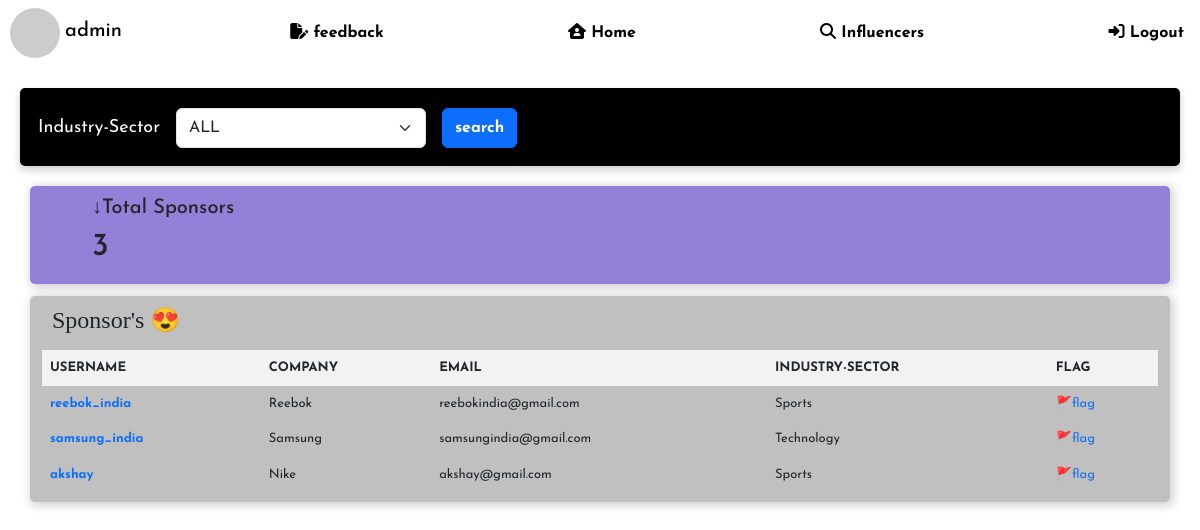
Screenshot of /admin/1/find/sponsors (signed in) with the database file from the repository.
### models.py (models this page shows)
class Admin(db.Model):
    id = db.Column(db.Integer, primary_key=True)
    username = db.Column(db.String(32), unique=True, nullable=False)
    passhash = db.Column(db.String(256), nullable=False)
    fullname = db.Column(db.String, nullable=True)
    email = db.Column(db.String, nullable=False, unique=True)
    is_admin = db.Column(db.Boolean, nullable=False, default=False)

class Sponsor(db.Model):
    id = db.Column(db.Integer, primary_key=True)
    username = db.Column(db.String, unique=True, nullable=False)
    passhash = db.Column(db.String(256), nullable=False)
    email = db.Column(db.String, nullable=False, unique=True)
    companyname = db.Column(db.String, nullable=False)
    industrysector = db.Column(db.String, nullable=False)
    companybackground = db.Column(db.String, nullable=False)
    profilepic = db.Column(db.Boolean, default=False)
    file_extension = db.Column(db.String, nullable=False, default="N/A")
    flag = db.Column(db.Boolean, nullable=False, default=False)
    negotiations = db.relationship('Negotiate', backref='sponsor', lazy=True, cascade='all, delete-orphan')
    feedbackdata = db.relationship('SponsorFeedbackData', backref='sponsor', lazy=True, cascade='all, delete-orphan')
    completed_campaigns = db.relationship('CompletedCampaigns', backref='sponsor', lazy=True)
    carddetail = db.relationship('SponsorCardDetails', backref='sponsor', lazy=True, cascade='all, delete-orphan')
    campaigns = db.relationship('Campaign', backref='sponsor', lazy=True, cascade='all, delete-orphan')
    ongoing_events = db.relationship('Ongoingevents', backref='sponsor', lazy=True, cascade='all, delete-orphan')
    influencer_requests = db.relationship('InfluencerRequests', backref='sponsor', lazy=True, cascade='all, delete-orphan')
    sponsor_requests = db.relationship('SponsorRequests', backref='sponsor', lazy=True, cascade='all, delete-orphan')

### routes.py (the view)
@app.route('/admin/<int:id>/find/sponsors')
@admin_required
def find_sponsorsforadmin(id):
    admin = Admin.query.get(id)
    industrysector = request.args.get('industrysector')
    if industrysector:
        sponsors = Sponsor.query.filter_by(industrysector=industrysector).all()
        return render_template('admin_findsponsors.html', admin=admin, sponsors=sponsors)
    sponsors = Sponsor.query.all()
    return render_template('admin_findsponsors.html', admin=admin, sponsors=sponsors)

### routes.py (called while the page is built)
def admin_required(func):
    @wraps(func)
    def wrapper(*args, **kwargs):
        if 'username' not in session:
            flash("You need to login first")
            return redirect(url_for('login'))
        user = Admin.query.filter_by(username=session['username']).first()
        if not user:
            session.pop('username')
            return redirect(url_for('login'))
        if not user.is_admin:
            flash("You are not authorized to visit this page")
            return redirect(url_for('home'))
        return func(*args, **kwargs)
    return wrapper

### templates/admin_findsponsors.html (shortened to what this page needs)
{% extends 'layout.html' %}
{% block body %}
<div class="navbar">
    <div style="margin-left: 10px;">
        <img class="roundimage" src="https://api.dicebear.com/9.x/thumbs/svg?seed=Mimi">
        <h5 style="display: inline;">{{ admin.username }}</h5>
    </div>
    <a href="{{url_for('sponsor_fb', id=admin.id)}}"><i class="fa-solid fa-file-pen"></i> feedback</a>
    <a href="{{url_for('home')}}"><i class="fa-solid fa-house-user"></i> Home</a>
    <a href="{{url_for('find_influencersforadmin', id=admin.id)}}"><i class="fa-solid fa-magnifying-glass"></i> Influencers</a>
    {% if 'username' in session %}
    <a href="{{url_for('logout')}}"><i class="fa-solid fa-right-to-bracket"></i> Logout</a>
    {% else %}
    <a href="{{url_for('login')}}"><i class="fa-solid fa-right-to-bracket"></i> Login</a>
    {% endif %}
</div>
<div class="content">
    <div class="search">
        <table style="display: flex; flex-direction: row; justify-content: space-between;">
        <form role="search" >
        <tr>
            <td><label style="font-size: large;" class="form-lable">Industry-Sector</label></td>
            <td>
                <select class="form-select" name="industrysector" style="width: 250px; height: 40px; margin-top: 2px;">
                    <option value="" disabled selected>ALL</option>
                </select>
            </td>
            <td>
                <button class="btn btn-primary" style="height: 40px; margin-top: 2px;"><b>search</b></button>
            </td>
        </tr>
        </form>
        </table>
    </div>
    <div class="container" style="display: flex; background-color: rgb(148, 128, 216);">
        <div style="margin-left: 50px;">
            <h5>↓Total Sponsors </h5>
            <h2>{{ sponsors | length }}</h2>
        </div>
    </div>
    <div class="container">
        <h4 style="margin-left: 10px; margin-bottom: 15px; font-family: 'Times New Roman', Times, serif;">Sponsor's 😍</h4>
        {% if sponsors %}
        <table>
        <tr>
            <th>USERNAME</th>
            <th>COMPANY</th>
            <th>EMAIL</th>
            <th>INDUSTRY-SECTOR</th>
            <th>FLAG</th>
        </tr>
        {% for sponsor in sponsors %}
        <tr>
            <td><a href="{{url_for('sponsorprofileforadmin', id=admin.id, sponsor_id= sponsor.id)}}"><b>{{ sponsor.username }}</b></a></td>
            <td>{{ sponsor.companyname }}</td>
            <td>{{ sponsor.email }}</td>
            <td>{{ sponsor.industrysector }}</td>
            <td style="display: flex; flex-direction: row; justify-content: space-between;">
                <a href="{{url_for('flagsponsor', id=admin.id, sponsor_id=sponsor.id)}}">🚩flag</a>
            </td>
        </tr>
        {% endfor %}
        </table>
        {% else %}
        <p style="margin-left: 10px;">Sorry currently No Sponsors are available!</p>
        {% endif %}
    </div>
</div>
{% endblock body %}

### static/home.css (style rules this page uses)
body { background-size: cover; background-position: center; font-family:'Inter', sans-serif; font-size: medium; font-weight: 400; }
.navbar { background-size: cover; background-position: center; color: black; position: fixed; padding: 15px; border-radius: 5px; box-sizing: border-box; display: flex; flex-direction:row; }
.navbar a { color: black; text-decoration: none; font-weight: bolder; display: block; margin-right: 6px; margin-left: 6px; padding: 10px; border-radius: 5px; transition: background-color 0.3s, padding-left 0.3s, box-shadow 0.3s; }
.content { padding: 20px; }
.container { background-color:silver; padding: 10px; border-radius: 5px; box-shadow:2px 2px 10px 2px lightgray; margin-top: 2px; margin-bottom: 12px; }
.roundimage { width: 50px; height: 50px; border-radius: 50%; overflow: hidden; }
.btn { display: inline-block; padding: 10px 20px; margin-right: 10px; font-size: 14px; color: white; text-align: center; text-decoration: none; border-radius: 4px; transition: background-color 0.3s ease; }
table { width: 100%; }
th, td { font-size: small; border: 1px solid #ddd; padding: 8px; text-align: left; word-wrap: break-word; }
th { background-color: #f2f2f2; }
table a { text-decoration: none; }
.search { background-color:black; color: white; padding: 10px; border-radius: 5px; box-shadow: 0 4px 8px rgba(0, 0, 0, 0.2); margin-top: 2px; margin-bottom: 20px; }

### rows the page displays
Admin: username "admin"
Sponsor: username "reebok_india", companyname "Reebok", email "reebokindia@gmail.com", industrysector "Sports"
Sponsor: username "samsung_india", companyname "Samsung", email "samsungindia@gmail.com", industrysector "Technology"
Sponsor: username "akshay", companyname "Nike", email "akshay@gmail.com", industrysector "Sports"

### other values shown
{{ sponsors | length }} "3"
